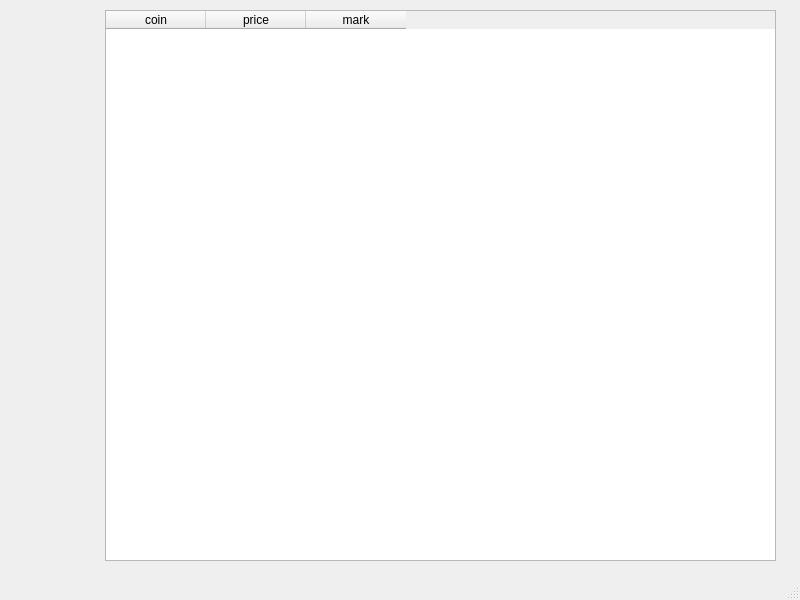
<?xml version="1.0" encoding="UTF-8"?>
<ui version="4.0">
 <class>MainWindow</class>
 <widget class="QMainWindow" name="MainWindow">
  <property name="geometry">
   <rect>
    <x>0</x>
    <y>0</y>
    <width>800</width>
    <height>600</height>
   </rect>
  </property>
  <property name="windowTitle">
   <string>MainWindow</string>
  </property>
  <widget class="QWidget" name="centralwidget">
   <widget class="QTableWidget" name="tableWidget">
    <property name="geometry">
     <rect>
      <x>105</x>
      <y>10</y>
      <width>671</width>
      <height>551</height>
     </rect>
    </property>
    <property name="columnCount">
     <number>3</number>
    </property>
    <attribute name="horizontalHeaderCascadingSectionResizes">
     <bool>false</bool>
    </attribute>
    <column>
     <property name="text">
      <string>coin</string>
     </property>
    </column>
    <column>
     <property name="text">
      <string>price</string>
     </property>
    </column>
    <column>
     <property name="text">
      <string>mark</string>
     </property>
    </column>
   </widget>
  </widget>
  <widget class="QMenuBar" name="menubar">
   <property name="geometry">
    <rect>
     <x>0</x>
     <y>0</y>
     <width>800</width>
     <height>21</height>
    </rect>
   </property>
  </widget>
  <widget class="QStatusBar" name="statusbar"/>
 </widget>
 <resources/>
 <connections/>
</ui>
